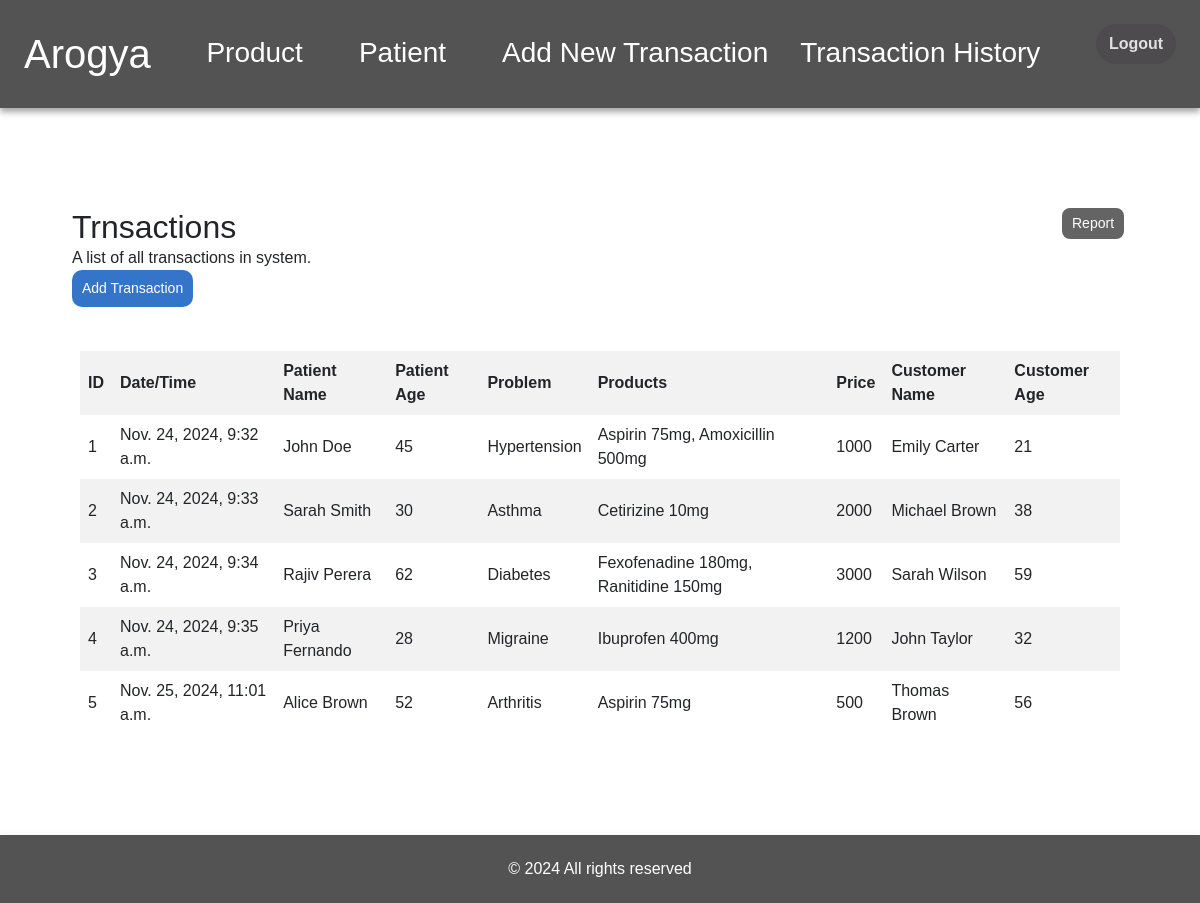
Page /store/transaction_history (signed in) on the committed database.
### store/models.py (models this page shows)
class NewTransaction(models.Model):
    transaction_id = models.AutoField(primary_key=True)
    datetime = models.DateTimeField(auto_now_add=True)
    patient_name = models.CharField(max_length=50)
    patient_age = models.IntegerField()
    problem = models.CharField(max_length=500)
    products = models.CharField(max_length=500)
    price = models.IntegerField()
    customer_name = models.CharField(max_length=50)
    customer_age = models.IntegerField()

### store/views.py (the view)
# urls.py: path('transaction_history', views.transaction_history, name="transaction_history"),
def transaction_history(request):
    newTransactions = NewTransaction.objects.all()
    return render(request, 'store/transaction_history.html', {'newTransactions':newTransactions})

### store/Templates/store/transaction_history.html
{% extends "store/base.html" %}
{% block content  %}
    <div class="p-3 m-5" style="min-height: 70vh;">
        <div class="p-2 row my-1">
            <div class="col-11">
                <h1 class="fs-2">Trnsactions</h1>
                <p>A list of all transactions in system.</p>
            </div>
            <div class="col pb-3">
                <a href="{% url 'generate_transaction_report' %}" class="genarate-button text-end">Report</a>
            </div>
            <div class="col pb-3">
                <a href="{% url 'transaction_form' %}" class="add-button text-end">Add Transaction</a>
            </div>
        </div>
        <div class="p-3">
            <table>
                <thead>
                    <tr>
                        <th>ID</th>
                        <th>Date/Time</th>
                        <th>Patient Name</th>
                        <th>Patient Age</th>
                        <th>Problem</th>
                        <th>Products</th>
                        <th>Price</th>
                        <th>Customer Name</th>
                        <th>Customer Age</th>
                    </tr>
                </thead>
                <tbody>
                    {% for newTransaction in newTransactions %}
                    <tr>
                        <td>{{newTransaction.transaction_id}}</td>
                        <td>{{newTransaction.datetime}}</td>
                        <td>{{newTransaction.patient_name}}</td>
                        <td>{{newTransaction.patient_age}}</td>
                        <td>{{newTransaction.problem}}</td>
                        <td>{{newTransaction.products}}</td>
                        <td>{{newTransaction.price}}</td>
                        <td>{{newTransaction.customer_name}}</td>
                        <td>{{newTransaction.customer_age}}</td>
                    </tr>
                    {% endfor %}
                </tbody>
            </table>
        </div>
    </div>
{% endblock  %}

### rows in the picture
NewTransaction: transaction_id "1", datetime "Nov. 24, 2024, 9:32 a.m.", patient_name "John Doe", patient_age "45", problem "Hypertension", products "Aspirin 75mg, Amoxicillin 500mg", price "1000", customer_name "Emily Carter", customer_age "21"
NewTransaction: transaction_id "2", datetime "Nov. 24, 2024, 9:33 a.m.", patient_name "Sarah Smith", patient_age "30", problem "Asthma", products "Cetirizine 10mg", price "2000", customer_name "Michael Brown", customer_age "38"
NewTransaction: transaction_id "3", datetime "Nov. 24, 2024, 9:34 a.m.", patient_name "Rajiv Perera", patient_age "62", problem "Diabetes", products "Fexofenadine 180mg, Ranitidine 150mg", price "3000", customer_name "Sarah Wilson", customer_age "59"
NewTransaction: transaction_id "4", datetime "Nov. 24, 2024, 9:35 a.m.", patient_name "Priya Fernando", patient_age "28", problem "Migraine", products "Ibuprofen 400mg", price "1200", customer_name "John Taylor", customer_age "32"
NewTransaction: transaction_id "5", datetime "Nov. 25, 2024, 11:01 a.m.", patient_name "Alice Brown", patient_age "52", problem "Arthritis", products "Aspirin 75mg", price "500", customer_name "Thomas Brown", customer_age "56"
